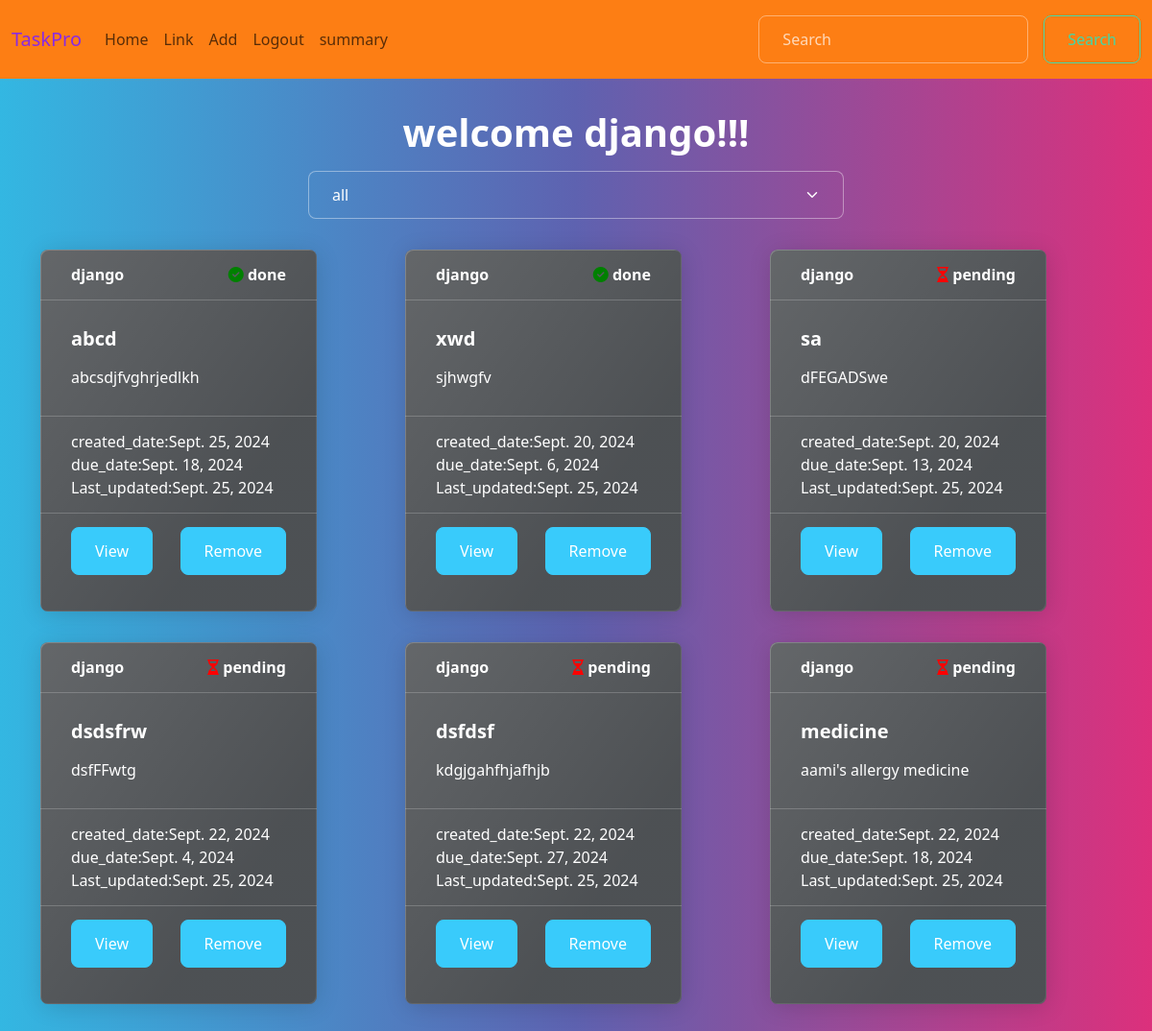
Page /task/all/ (signed in) on the committed database.
### myapp/models.py (models this page shows, shortened)
class Task(models.Model):
    title=models.CharField(max_length=200)
    description=models.TextField()
    created_date=models.DateTimeField(auto_now_add=True)
    due_date=models.DateTimeField(null=True)
    category_choices=(
        ("personal","personal"),
        ("business","business")
    )
    category=models.CharField(max_length=200,choices=category_choices,default="personal")
    status_choices=(
        ("pending","pending"),
        ("in-progress","in-progress"),
        ("done","done")
    )
    status=models.CharField(max_length=200,choices=status_choices,default="pending")
    user=models.ForeignKey(User,on_delete=models.CASCADE)
    updated_date=models.DateTimeField(auto_now=True)

### myapp/views.py (the view)
# urls.py: path("task/all/",views.TaskListView.as_view(),name="task_list"),
@method_decorator(decs,name="dispatch")
class TaskListView(View):
    def get(self,request,*args,**kwargs):
        selected_category=request.GET.get("category","all")
        search_text=request.GET.get("search_text")
        if selected_category=="all":
             qs=Task.objects.filter(user=request.user)
        else:
            qs=Task.objects.filter(category=selected_category,user=request.user)
        if search_text!=None:
            qs=task.objects.filter(user=request.user)
            qs=qs.filter(Q(title__icontains=search_text)|Q(description__icontains=search_text))
        return render(request,"task_list.html",{"tasks":qs,
                                             "selected":selected_category })

### myapp/templates/task_list.html (shortened to what this page needs)
{%extends 'base.html'%}
{%block main_block%}
<div class="container my-3">
    <center><h1>welcome {{request.user}}!!!</h1></center>
    <div class="w-50 mx-auto">
        <form action="">
            <select name="category" id="" class="form-select" onchange="this.form.submit()">
                <option value="all" {%if selected == "all"%}selected{%endif%}>all</option>
            </select>
        </form>
    </div>
</div>
<div class="container">
    <div class="row">
        {%for t in tasks%}
        <div class="col-4">
            <div class="card text-bg-dark mb-3" style="max-width: 18rem;">
                <div class="card-header d-flex justify-content-between">
                    <div> {{t.user}} </div>
                    <div>
                        {%if t.status == 'pending'%}
                        <i class="fa-regular fa-hourglass-half" style="color: red;"></i>
                        {%endif%}
                        {%if t.status == 'done'%}
                        <i class="fa-solid fa-circle-check" style="color: green;"></i>
                        {%endif%}
                        {{t.status}}
                    </div>
                </div>
                <div class="card-body">
                    <h5 class="card-title">{{t.title}}</h5>
                    <p class="card-text">{{t.description}}</p>
                </div>
                <div class="card-footer text-body-white">
                    created_date:{{t.created_date|date}}
                    due_date:{{t.due_date|date}}
                    Last_updated:{{t.updated_date|date}}
                </div>
                <div class="card-footer text-body-white d-flex justify-content-between">
                    <a class="btn btn-info" href="{%url 'task_update' t.id%} " role="button">View</a>
                    <a class="btn btn-info" href="{%url 'task_delete' t.id%} " role="button">Remove</a>
                </div>
            </div>
        </div>
        {%endfor%}
    </div>
</div>
{%endblock%}

### rows in the picture
Task: user "django", status "done", title "abcd", description "abcsdjfvghrjedlkh", created_date "Sept. 25, 2024", due_date "Sept. 18, 2024", updated_date "Sept. 25, 2024"
Task: user "django", status "done", title "xwd", description "sjhwgfv", created_date "Sept. 20, 2024", due_date "Sept. 6, 2024", updated_date "Sept. 25, 2024"
Task: user "django", status "pending", title "sa", description "dFEGADSwe", created_date "Sept. 20, 2024", due_date "Sept. 13, 2024", updated_date "Sept. 25, 2024"
Task: user "django", status "pending", title "dsdsfrw", description "dsfFFwtg", created_date "Sept. 22, 2024", due_date "Sept. 4, 2024", updated_date "Sept. 25, 2024"
Task: user "django", status "pending", title "dsfdsf", description "kdgjgahfhjafhjb", created_date "Sept. 22, 2024", due_date "Sept. 27, 2024", updated_date "Sept. 25, 2024"
Task: user "django", status "pending", title "medicine", description "aami's allergy medicine", created_date "Sept. 22, 2024", due_date "Sept. 18, 2024", updated_date "Sept. 25, 2024"

### other values in the picture
{{ request.user }} "django"
